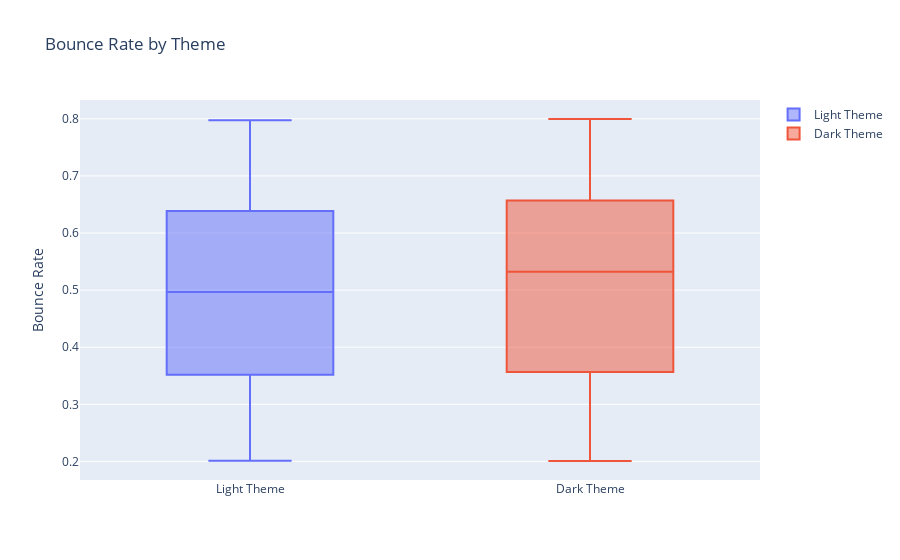

The cell this chart's notebook holds for it:
### Code cell
fig = go.Figure()
fig.add_trace(go.Box(y=light_theme_data['Bounce Rate'], 
                     name='Light Theme'))
fig.add_trace(go.Box(y=dark_theme_data['Bounce Rate'], 
                     name='Dark Theme'))

fig.update_layout(
    title_text='Bounce Rate by Theme',
    yaxis_title_text='Bounce Rate',
)

fig.show()

### Figure 1 — Plotly figure (JSON) as saved in the notebook; plotly's stock layout.template omitted (floating-point values rounded to 4 significant figures; data arrays with more than 128 entries replaced by an {"elided": "..."} marker saying what was removed)
{"data": [{"name": "Light Theme", "type": "box", "y": {"elided": "486 float values"}}, {"name": "Dark Theme", "type": "box", "y": {"elided": "514 float values"}}], "layout": {"title": {"text": "Bounce Rate by Theme"}, "yaxis": {"title": {"text": "Bounce Rate"}}}}
